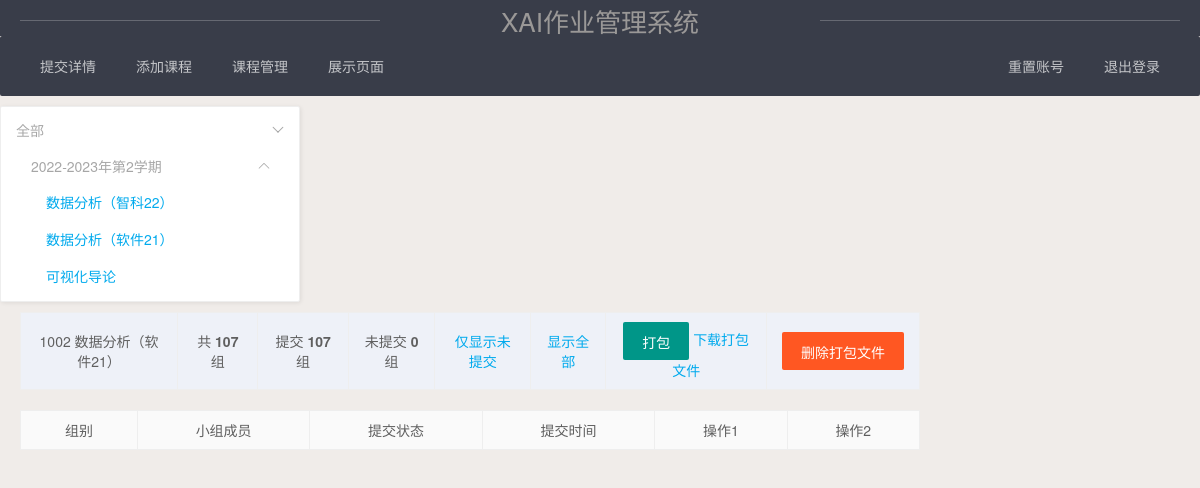
Screenshot of /show_course?course=1002&submit=1 (signed in) with the database file from the repository.
### tables this page shows
CREATE TABLE course (
        courseId INTEGER PRIMARY KEY AUTOINCREMENT,
        courseName varchar(32),
        schoolYear varchar(12),
        term char(1),
        grade char(2),
        list char(3),
        deadline bigint(15)
    );

### app.py (the view)
@app.route('/show_course')
def show_course(limit=7):  # 显示单个课程的学生名单
    if (session.get('admin_id')):
        if request.args.get('course'):
            course = request.args.get('course')
            data = query_db('select groupId,member,submit from student where courseId=?', [int(course)])
            if request.args.get('submit'):
                data = [item for item in data if item['submit'] == '未提交']
            print(data)
            data = data[::-1]
            page = int(request.args.get("page", 1))
            start = (page - 1) * limit
            end = page * limit if len(data) > page * limit else len(data)
            paginate = Pagination(page=page, per_page=limit, total=len(data), css_framework='bootstrap5')
            for stu in data:
                sub = query_db("select subDate from submit where groupId=?", [stu['groupId']], True)
                stu['subDate'] = '--'
                if sub is not None:
                    stu['subDate'] = time.strftime("%Y/%m/%d %X", time.localtime(sub['subDate']))
            res = query_db("select count(*) as total from student where courseId=?", [int(course)], True)
            total_count = res['total']
            res = query_db("select count(*) as total from submit where courseId=?", [int(course)], True)
            sub_count = res['total']
            noSub_count = total_count - sub_count
            info = [total_count, sub_count, noSub_count, course, getCourseNameById(int(course))]
            return render_template('courseOne.html', data=data[start:end], info=info, menu=getMenu(), paginate=paginate)
        else:
            return redirect('/management')
    else:
        return redirect('/toLogin')

### app.py (called while the page is built)
def make_dicts(cursor, row):
    return dict((cursor.description[idx][0], value)
                for idx, value in enumerate(row))

def get_db():
    db = getattr(g, '_database', None)
    if db is None:
        db = g._database = sqlite3.connect(DATABASE)
    db.row_factory = make_dicts
    return db

@app.teardown_appcontext
def close_connection(exception):
    db = getattr(g, '_database', None)
    if db is not None:
        db.close()

def query_db(query, args=(), one=False):
    cur = get_db().execute(query, args)
    rv = cur.fetchall()
    cur.close()
    return (rv[0] if rv else None) if one else rv

def getCourseNameById(courseId):
    course = query_db("select courseName from course where courseId=?", [courseId], True)
    if course is None:
        return ''
    return course['courseName']

def getMenu(allMenu=True):
    menu = {}
    if allMenu:
        courses = query_db("select * from course where list='已导入'")
    else:
        courses = query_db("select * from course where courseId in (select distinct courseId from student where submit='已提交')")
    for course in courses:
        schoolYear = course['schoolYear']
        term = course['term']
        key = ''.join([str(schoolYear), '年第', str(term), '学期'])
        elem = (course['courseId'], course['courseName'])
        if menu.get(key):
            temp = menu.get(key)
            temp.append(elem)
            menu[key] = temp
        else:
            menu[key] = [elem]
    for key, item in menu.items():
        menu[key] = item[::-1]
    return menu

### templates/courseOne.html (shortened to what this page needs)
<!DOCTYPE html>
<html lang="en">
<head>
    <link rel="stylesheet" href="/static/styles/bootstrap.min.css">
    <link rel="stylesheet" href="/static/layui/css/layui.css" media="all">
    <link rel="stylesheet" href="/static/styles/common.css">
</head>
<body>
    <div>
        <header>
            <hr />
                <h1>XAI作业管理系统</h1>
            <hr />
        </header>
        <main>
            <ul class="layui-nav" lay-filter="">
                <li class="layui-nav-item"><a href="/admin">提交详情</a></li>
                <li class="layui-nav-item"><a href="/toaddcourse">添加课程</a></li>
                <li class="layui-nav-item"><a href="/cmanage">课程管理</a></li>
                <li class="layui-nav-item"><a href="/home">展示页面</a></li>
                <li class="layui-nav-item" style="float: right;">
                    <a onclick="logout()" style="cursor: pointer">退出登录</a>
                </li>
                <li class="layui-nav-item" style="float: right;">
                    <a href="/toReset">重置账号</a>
                </li>
            </ul>
            <div class="layui-row">
                <div class="layui-col-md2" style="width: 300px;margin-top: 10px;">
                    <div class="layui-panel">
                        <div style="padding: 0px;">
                            <ul class="layui-menu" id="docDemoMenu1">
                                <li class="layui-menu-item-group layui-menu-item-down">
                                    <div class="layui-menu-body-title">
                                        全部 <i class="layui-icon layui-icon-down"></i>
                                    </div>
                                    <ul>
                                        {% for k,v in menu.items() %}
                                            <li class="layui-menu-item-group layui-menu-item-down">
                                                <div class="layui-menu-body-title">
                                                    {{k}} <i class="layui-icon layui-icon-up"></i>
                                                </div>
                                                <ul>
                                                    {% for course in v %}
                                                        <li>
                                                            <div class="layui-menu-body-title">
                                                                <a href="/show_course?course={{course[0]}}">{{course[1]}}</a>
                                                            </div>
                                                        </li>
                                                    {% endfor %}
                                                </ul>
                                            </li>
                                        {% endfor %}
                                    </ul>
                                </li>
                            </ul>
                        </div>
                    </div>
                </div>
                <div class="layui-col-md9" style="margin-left: 20px;">
                    <div class="layui-row ">
                        <div class="layui-col-md12">
                            <table class="layui-table">
                                <tr>
                                    <td>{{ info[3] }} {{ info[4] }}</td>
                                    <td>共 <b>{{info[0]}}</b> 组</td>
                                    <td>提交 <b>{{info[1]}}</b> 组</td>
                                    <td>未提交 <b>{{info[2]}}</b> 组</td>
                                    <td><a href="/show_course?course={{ info[3] }}&submit=1">仅显示未提交</a></td>
                                    <td><a href="/show_course?course={{ info[3] }}">显示全部</a></td>
                                    <td>
                                        <button id="packBtn" type="button" onclick="getPackage({{ info[3] }})" class="layui-btn">打包</button>
                                        <a id="packUrl" href="/static/package/{{ info[3] }}.zip">下载打包文件</a>
                                    </td>
                                    <td>
                                        <form action="/delPackage" method="post">
                                            <input type="submit" id="delPackBtn" class="layui-btn layui-btn-danger" value="删除打包文件" />
                                        </form>
                                    </td>
                                </tr>
                            </table>
                        </div>
                    </div>
                    <div class="layui-row">
                        <div class="layui-col-md12">
                            <table class="layui-table">
                                <thead>
                                    <tr id="thead">
                                        <td>组别</td>
                                        <td>小组成员</td>
                                        <td>提交状态</td>
                                        <td>提交时间</td>
                                        <td>操作1</td>
                                        <td>操作2</td>
                                    </tr>
                                </thead>
                            </table>
                        </div>
                    </div>
                </div>
            </div>
        </main>
    </div>
</body>
</html>

### static/styles/common.css (style rules this page uses)
* { margin: 0; padding: 0; }
body { background-color: #f0ece9; }
header { display: flex; flex-flow: row nowrap; justify-content: space-between; background-color: #393d49; }
header h1 { color: #9a9897; font-size: 26px; margin-top: 5px; }
header hr { margin: 20px 20px 0; background-color: #bc9470; border: 2px solid #bc9470; width: 30%; height: 0; }
table { margin: 0 auto; width: 90%; text-align: center; border-spacing: 0; }
table tbody tr { height: 60px; }
table tbody tr:nth-child(odd) { background-color: #eef1f8; }

### templates/courseOne.html (style rules this page uses)
* { margin: 0; padding: 0; }
body { background-color: #f0ece9; }
header { display: flex; flex-flow: row nowrap; justify-content: space-between; background-color: #393d49; }
header h1 { color: #9a9897; }
header hr { margin: 20px 20px 0; background-color: #bc9470; border: 2px solid #bc9470; width: 30%; height: 0; }
table { margin: 0 auto; width: 90%; text-align: center; border-spacing: 0; }
table tbody tr { height: 60px; }
table tbody tr:nth-child(odd) { background-color: #eef1f8; }
a { text-decoration:none; }
a:link { color: #01AAED }

### rows the page displays
course: courseName "数据分析（智科22）"
course: courseName "数据分析（软件21）"
course: courseName "可视化导论"

### other values shown
{{ k }} "2022-2023年第2学期"
{{ info[3] }} "1002"
{{ info[0] }} "107"
{{ info[1] }} "107"
{{ info[2] }} "0"
